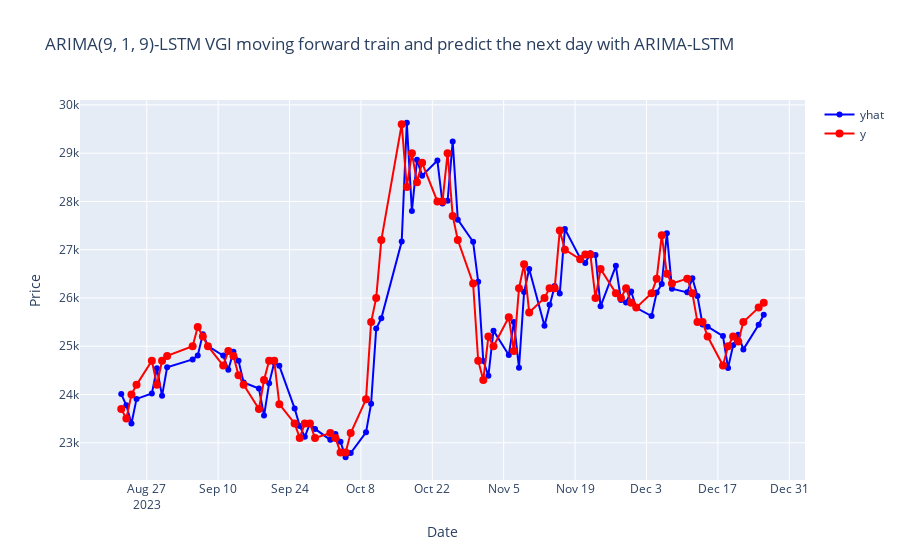

Source (notebook cell):
### Code cell
# Plotting with Plotly
fig = go.Figure()

# Plot yhat as a line
fig.add_trace(go.Scatter(x=df_eval['ds'], y=df_eval['yhat'], mode='lines+markers', name='yhat', line=dict(color='blue')))

# Plot y as points
fig.add_trace(go.Scatter(x=df_eval['ds'], y=df_eval['y'], mode='lines+markers', name='y', marker=dict(color='red', size=8)))

# Set layout
fig.update_layout(title=f'ARIMA{best_p,1,best_q}-LSTM {stock_target} moving forward train and predict the next day with ARIMA-LSTM',
                  xaxis_title='Date',
                  yaxis_title='Price',
                  showlegend=True)

# Show the plot
fig.show()
